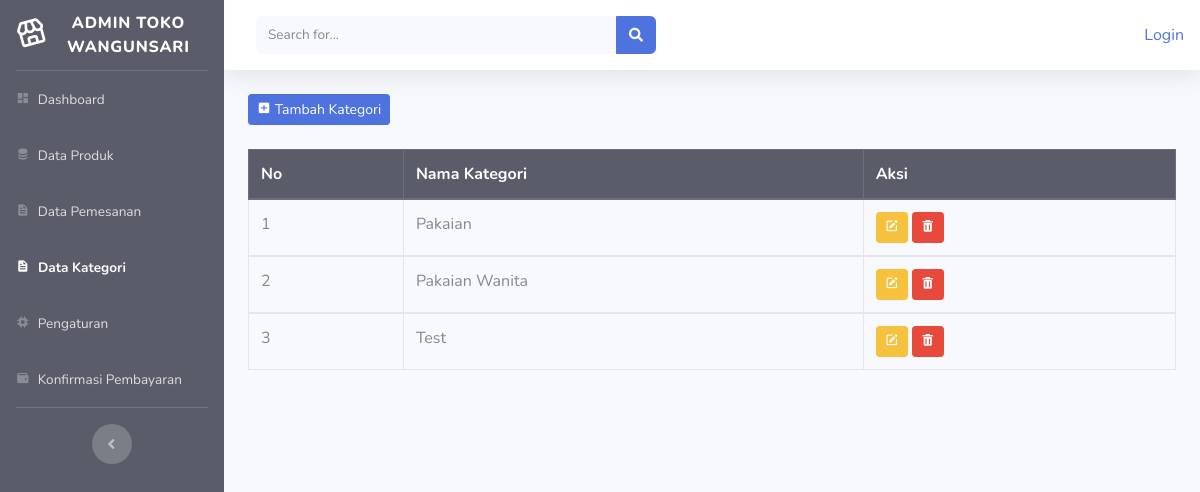
The page /index.php/admin/data_kategori on the database its author committed.
### tables this page shows
CREATE TABLE `tb_kategori` (
  `kategori_id` int(11) NOT NULL,
  `nama_kategori` varchar(50) NOT NULL
);

### application/controllers/admin/data_kategori.php (called while the page is built, shortened)
<?php
class Data_kategori extends CI_Controller
{
    public function index()
    {
        $data['kategori'] = $this->model_categori->tampil_data()->result();
        $this->load->view('admin/template_admin/header');
        $this->load->view('admin/template_admin/sidebar');
        $this->load->view('admin/data_kategori', $data);
        $this->load->view('admin/template_admin/footer');
    }
}

### index.php (called while the page is built, shortened)
<?php
require_once BASEPATH.'core/CodeIgniter.php';

### application/models/model_categori.php (called while the page is built, shortened)
<?php
class Model_categori extends CI_Model
{
    public function tampil_data()
    {
        return $this->db->order_by('nama_kategori')->get('tb_kategori');
    }
}

### application/views/admin/data_kategori.php (the view, shortened to what this page needs)
<div class="container-fluid">
    <button class="btn btn-sm btn-primary mb-4" data-toggle="modal" data-target="#tambah_kategori"><i class='bx bxs-plus-square'></i> Tambah Kategori</button>
    <table class="table table-bordered">
        <thead class="thead-dark">
            <tr>
                <th>No</th>
                <th>Nama Kategori</th>
                <th>Aksi</th>
            </tr>
        </thead>
        <?php $no = 1;
        foreach ($kategori as $ktr) : ?>
            <tbody>
                <tr>
                    <td><?= $no++ ?></td>
                    <td><?= $ktr->nama_kategori ?></td>
                    <td>
                        <?= anchor('admin/data_kategori/edit_kategori/' . $ktr->kategori_id, '<div class="btn btn-warning btn-sm"><i class="bx bxs-edit" ></i>
                    </div>') ?>
                        <?= anchor('admin/data_kategori/delete_kategori/' . $ktr->kategori_id, '<div class="btn btn-danger btn-sm"><i class="bx bxs-trash"></i>
                    </div>') ?>
                    </td>
                </tr>
            </tbody>
        <?php endforeach; ?>
    </table>
</div>

### rows shown on the page
tb_kategori: nama_kategori "Pakaian"
tb_kategori: nama_kategori "Pakaian Wanita"
tb_kategori: nama_kategori "Test"

### other values the page prints
anchor('auth/login', 'Login') "Login"
